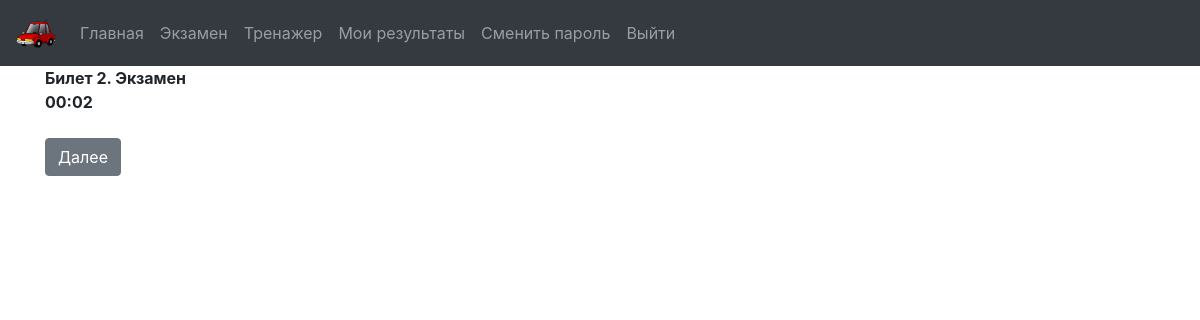
/exam.php?tkt_id=2&name=Билет 2, run on an earlier commit of the app's database.
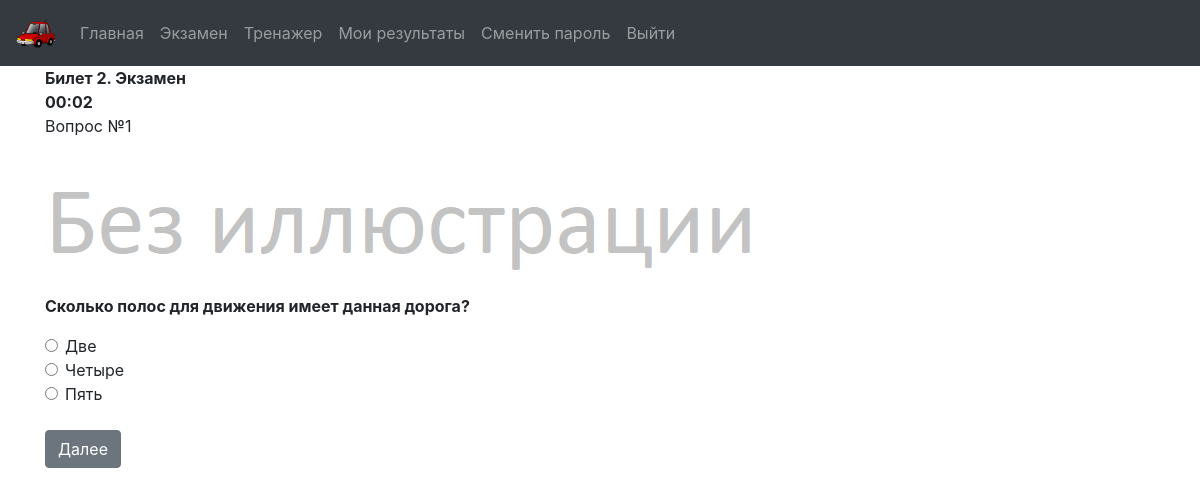
And on a later commit of the database.
### tables this page shows
CREATE TABLE IF NOT EXISTS `questions` (
  `q_id` int(11) unsigned NOT NULL,
  `tkt_id` int(11) NOT NULL,
  `tp_id` int(11) NOT NULL DEFAULT 27,
  `task` text NOT NULL,
  `true_ans` int(11) NOT NULL,
  `ans1` text NOT NULL,
  `ans2` text NOT NULL,
  `ans3` text DEFAULT NULL,
  `ans4` text DEFAULT NULL,
  `ans5` text DEFAULT NULL,
  `description` text DEFAULT NULL
);

### api.php (called while the page is built, shortened)
<?php
function getQuestByTicket($db, $tkt_id)
{
$sql="SELECT q_id, task, ans1, ans2, ans3, ans4, ans5, questions.description FROM questions WHERE questions.tkt_id = $tkt_id";
$result=array();
$stmt=$db->prepare($sql);
$stmt->execute();
while($row = $stmt->fetch(PDO::FETCH_ASSOC))
{
    $result[$row['q_id']] = $row;
}
return $result;
}
?>

### exam.php (the view, shortened to what this page needs)
<?php session_start();
include('header.php');
get_session();?>
<!DOCTYPE html>
<html lang="ru">
<head>
    <link rel="stylesheet" href="https://maxcdn.bootstrapcdn.com/bootstrap/4.0.0/css/bootstrap.min.css"
>
    <link rel="stylesheet" type="text/css" href="style.css">
</head>
<body>
<div class="container">
<?php
    include 'db.php';
    include 'api.php';
    $tkt_id = $_GET['tkt_id'];
    $name = $_GET['name'];
    $n = 0;
    echo '<b>'.$name.'. Экзамен</b>';
    $q_array = getQuestByTicket($db, $tkt_id);
?>
<br><b><time>00:00</time></b>
<form id="form" action="exam_query.php" method="post">
<?php
    foreach ($q_array as $row)
{
            $n++;
?>
    <div class="test">
        <div ans="<?php echo $n; ?>" class="answer"><?php echo "Вопрос №$n<br>"; ?> <br/>
        <?php   if (isset($row['q_id'])) {
                $pt = 'uploaded/' . $tkt_id . '_' . $row['q_id'] . '.jpg';
                if (file_exists($pt)) {
                    $pathImg = '/uploaded/' . $tkt_id . '_' . $row['q_id'] . '.jpg';
                } else $pathImg = '/pic/no_pic.png';
            }
            echo "<img class= \"illustration\"   src=\"$pathImg\"><br>";
            echo "<p><b>",$row['task'], "</b></p>";
        ?>
            <div class="form-check">
            <input type="radio" name="ans_<?php echo $n;?>" value="1" class="form-check-input"> <label class="form-check-label"> <?php echo $row['ans1'] ?> </label></div>
            <div class="form-check">
            <input type="radio" name="ans_<?php echo $n;?>" value="2" class="form-check-input"> <label class="form-check-label"> <?php echo $row['ans2'] ?> </label></div>
            <?php if ($row['ans3'] != null) {
                echo "<div class=\"form-check\"><input type=\"radio\" name=\"ans_$n\" value=\"3\" class=\"form-check-input\"> <label class=\"form-check-label\">", $row['ans3'], "</label></div>"; ?>
            <?php if ($row['ans4'] != null) {
                echo "<div class=\"form-check\"><input type=\"radio\" name=\"ans_$n\" value=\"4\" class=\"form-check-input\"> <label class=\"form-check-label\">", $row['ans4'], "</label></div>"; ?>
            <?php if ($row['ans5'] != null) {
                echo "<div class=\"form-check\"><input type=\"radio\" name=\"ans_$n\" value=\"5\" class=\"form-check-input\"> <label class=\"form-check-label\">", $row['ans5'], "</label></div>"; }}} ?>
        </div>
    </div>
<?php
}?>
</form>
    <br><button onclick="nextAns()" class="btn btn-secondary">Далее</button>
</body>
</html>

What changed in the data, as far as the page shows it:
added questions: task "Сколько полос для движения имеет данная дорога?", ans1 "Две", ans2 "Четыре", ans3 "Пять"
